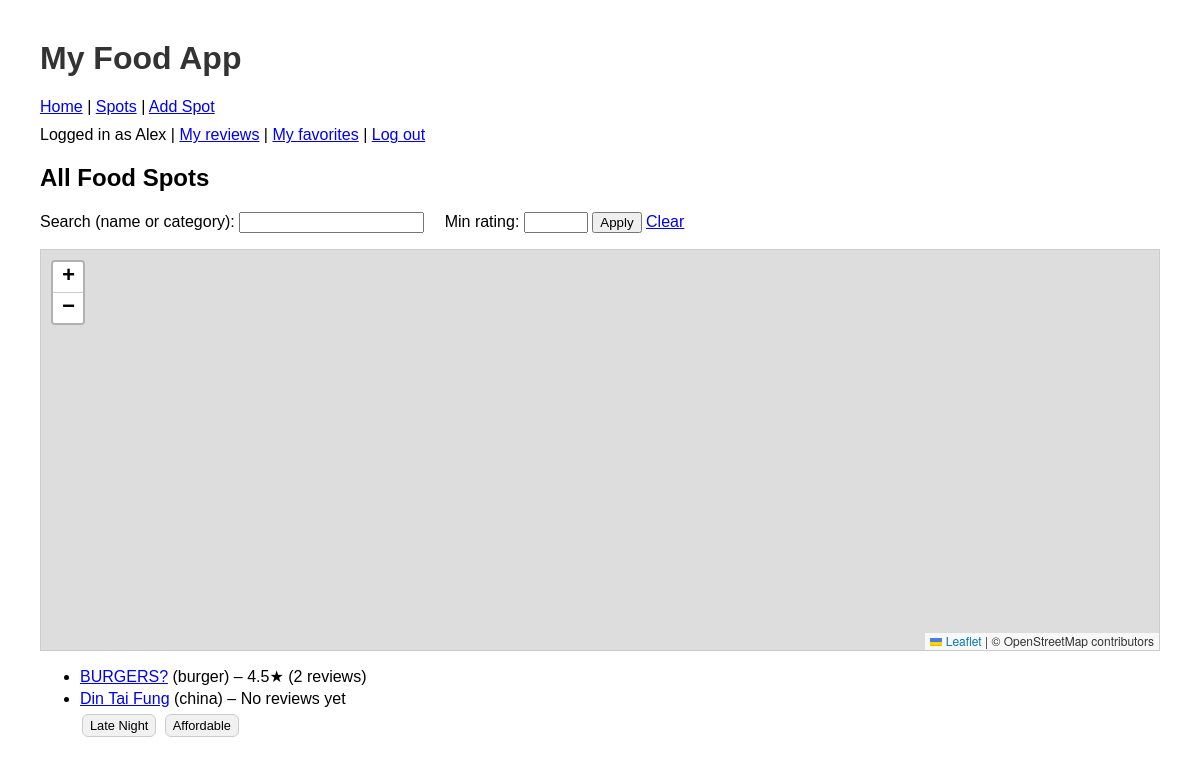
The app's page /spots (signed in) with its own data.
### tables this page shows
CREATE TABLE spots (
    id INTEGER PRIMARY KEY AUTOINCREMENT,
    name TEXT NOT NULL,
    category TEXT,
    latitude REAL,
    longitude REAL
, late_night INTEGER DEFAULT 0, fine_dining INTEGER DEFAULT 0, health_conscious INTEGER DEFAULT 0, affordable INTEGER DEFAULT 0, sweet_treat INTEGER DEFAULT 0, close INTEGER DEFAULT 0);

### app.py (the view)
@app.route("/spots")
def spots():
    if not session.get("user_id"):
        return redirect(url_for("login"))
    q = request.args.get("q")          # search keyword
    min_rating = request.args.get("min_rating")  # minimum average rating
    db = get_db()
    query = """
        SELECT
            spots.id,
            spots.name,
            spots.category,
            spots.latitude,
            spots.longitude,
            spots.late_night,
            spots.fine_dining,
            spots.health_conscious,
            spots.affordable,
            spots.sweet_treat,
            spots.close,
            ROUND(AVG(reviews.rating), 1) AS avg_rating,
            COUNT(reviews.id) AS review_count
        FROM spots
        LEFT JOIN reviews ON reviews.spot_id = spots.id
    """
    conditions = []
    params = []
    if q:
        conditions.append("(spots.name LIKE ? OR spots.category LIKE ?)")
        like_term = f"%{q}%"
        params.extend([like_term, like_term])
    if conditions:
        query += " WHERE " + " AND ".join(conditions)
    query += " GROUP BY spots.id"
    if min_rating:
        query += " HAVING avg_rating >= ?"
        params.append(float(min_rating))
    query += " ORDER BY spots.name"
    rows = db.execute(query, params).fetchall()
    db.close()
    spot_data = []
    for s in rows:
        spot_data.append({
            "id": s["id"],
            "name": s["name"],
            "category": s["category"],
            "latitude": s["latitude"],
            "longitude": s["longitude"],
            "avg_rating": s["avg_rating"],
            "review_count": s["review_count"],
            "late_night": s["late_night"],
            "fine_dining": s["fine_dining"],
            "health_conscious": s["health_conscious"],
            "affordable": s["affordable"],
            "sweet_treat": s["sweet_treat"],
            "close": s["close"],
    })
    return render_template("spots.html", spots=rows, spot_data=spot_data)

### app.py (called while the page is built)
def get_db():
    connection = sqlite3.connect("spots.db")
    connection.row_factory = sqlite3.Row  # lets us use column names later
    return connection

### templates/spots.html (shortened to what this page needs)
{% extends "layout.html" %}
{% block content %}
<h2>All Food Spots</h2>
<form method="GET" action="/spots" style="margin-bottom: 1rem;">
  <label>Search (name or category):</label>
  <input
    type="text"
    name="q"
    value="{{ request.args.get('q', '') }}"
  >
  <label style="margin-left: 1rem;">Min rating:</label>
  <input
    type="number"
    name="min_rating"
    min="1"
    max="5"
    step="0.1"
    value="{{ request.args.get('min_rating', '') }}"
  >
  <button type="submit">Apply</button>
  <a href="/spots">Clear</a>
</form>
<div id="spots-map" data-spots='{{ spot_data | tojson | safe }}'></div>
{% if spots %}
  <ul>
    {% for spot in spots %}
      <li>
        <a href="/spot/{{ spot['id'] }}">{{ spot["name"] }}</a>
        {% if spot["category"] %} ({{ spot["category"] }}) {% endif %}
        {% if spot["avg_rating"] is not none %}
         – {{ spot["avg_rating"] }}★
          ({{ spot["review_count"] }} review{% if spot["review_count"] != 1 %}s{% endif %})
        {% else %}
          – No reviews yet
        {% endif %}
        <div class="tags">
          {% if spot.late_night %}<span class="tag">Late Night</span>{% endif %}
          {% if spot.affordable %}<span class="tag">Affordable</span>{% endif %}
        </div>
      </li>
    {% endfor %}
  </ul>
{% else %}
  <p>No spots match your search.</p>
{% endif %}
{% endblock %}

### static/styles.css (style rules this page uses)
body { font-family: Arial, sans-serif; margin: 40px; }
#spots-map { height: 400px; margin-bottom: 1rem; border: 1px solid #ccc; }
.tag { display: inline-block; background-color: #f1f1f1; border-radius: 6px; padding: 3px 7px; margin: 2px; font-size: 0.8rem; border: 1px solid #ccc; }
.tags { margin-top: 4px; }

### records on screen
spots: name "BURGERS?", category "burger", avg_rating "4.5", review_count "2", shows "s"
spots: name "Din Tai Fung", category "china", shows "– No reviews yet", late_night "Late Night", affordable "Affordable"

### other values on screen
{{ session["username"] }} "Alex"
